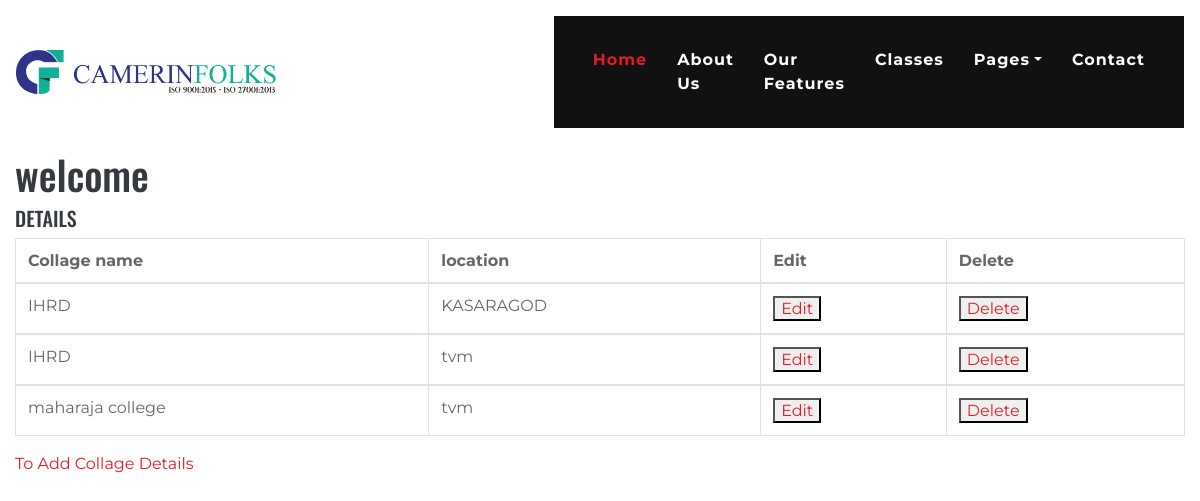
Page /madmin/mdetailsview on the committed database.
### mngadmin/models.py (models this page shows, shortened)
class mdetails(models.Model):
    clgname=models.CharField(max_length=60)
    location=models.CharField(max_length=60)

### mngadmin/views.py (the view)
# urls.py: path('mdetailsview',views.mdetail),
def mdetail(request):
    obj=mdetails.objects.all()
    return render(request,"managementDataView.html",{"data":obj})

### templates/managementDataView.html (shortened to what this page needs)
{% extends "base.html" %}
{% load static %}
{% block content %}
<div class="container-fluid" style="position:absolute; top:150px; bottom: 130px;">
    <h1>welcome</h1>
    <body>
        <h5 style>
            DETAILS
        <form action="/madmin/mdetailsview"method="post">
        <table border="5px" class="table table-bordered">
           <thead>
            <th>Collage name</th>
            <th>location</th>
            <th>Edit</th>
            <th>Delete</th>
            </thead>
            {% for ls in data %}
            <tbody>
                <tr>
                    <td>{{ls.clgname}}
                    </td>
                    <td>
                        {{ls.location}}
                    </td>
                    <td>
                        <button><a href="/madmin/medit?idn={{ls.id}}">Edit</a></button>
                    </td>
                    <td>
                        <button><a href="/madmin/mdelete?idn={{ls.id}}">Delete</a></button>
                    </td>
                </tr>
            </tbody>
            {% endfor %}
        </table>
        <a href="/madmin/mdetails">To Add Collage Details</a>
    </body>
</div>
{% endblock %}

### rows in the picture
mdetails: clgname "IHRD", location "KASARAGOD"
mdetails: clgname "IHRD", location "tvm"
mdetails: clgname "maharaja college", location "tvm"
